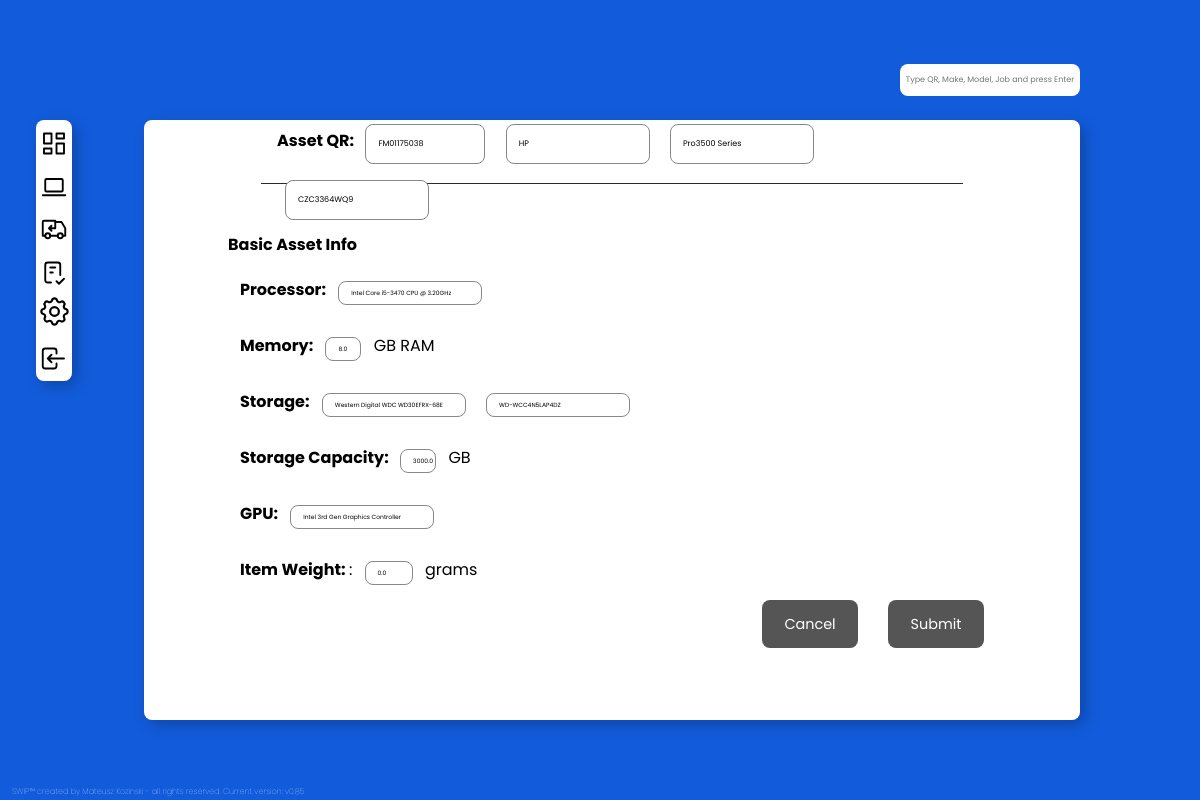
The page /updateasset/306/ on the database its author committed.
### SWIPapp/models.py (models this page shows, shortened)
class Asset(models.Model):
    Order_Number = models.ForeignKey(Order, on_delete=models.CASCADE, null=True, blank=True)
    Asset_QR = models.CharField(max_length=100, default='')
    Asset_QR_Img = models.ImageField (upload_to='SWIPapp\static\SWIPapp\images\qr_codes', blank=True, null=True)
    Type = models.CharField(max_length=100, default='', null=True, blank=True)
    Make = models.CharField(max_length=100, default='',null=True, blank=True)
    Model = models.CharField(max_length=100, default='',null=True, blank=True)
    Serial_Number = models.CharField(max_length=100, default='',null=True, blank=True)
    CPU = models.CharField(max_length=100, default='',null=True, blank=True)
    RAM = models.FloatField(null=True, blank=True)
    Storage = models.CharField(max_length=100, default='',null=True, blank=True)
    Storage_Serial_Number = models.CharField(max_length=100, default='',null=True, blank=True)
    Storage_Capacity = models.FloatField(null=True, blank=True)
    Storage_Type = models.CharField(max_length=100, default='',null=True, blank=True)
    GPU = models.CharField(max_length=100, default='',null=True, blank=True)
    Motherboard_Test = models.CharField(max_length=100, default='',null=True, blank=True)
    CPU_Test = models.CharField(max_length=100, default='',null=True, blank=True)
    RAM_Test = models.CharField(max_length=100, default='',null=True, blank=True)
    Wipe_Method = models.CharField(max_length=100, default='',null=True, blank=True)
    Wipe_Start_Time = models.CharField(max_length=100, default='',null=True, blank=True)
    Wipe_End_Time = models.CharField(max_length=100, default='',null=True, blank=True)
    Wipe_Result = models.CharField(max_length=100, default='',null=True, blank=True)
    Weight = models.FloatField(null=True, blank=True, default='0')
    Operating_System = models.CharField(max_length=100, default='Not Installed',null=True, blank=True)
    Screen_Size = models.CharField(max_length=10, default='N/A',null=True, blank=True)
    Screen_Resolution = models.CharField(max_length=10, default='N/A',null=True, blank=True)
    Ecommerce_Title = models.CharField(max_length=80, default='', null=True, blank=True)
    Ecommerce_Category = models.CharField(max_length=35, default='', null=True, blank=True)
    Ecommerce_Condition = models.CharField(max_length=20, default='', null=True, blank=True)
    Ecommerce_Condition_Description = models.CharField(max_length=1000, default='', null=True, blank=True)
    Ecommerce_Item_Description = models.TextField(max_length=20000, default='', null=True, blank=True)
    Ecommerce_Price = models.FloatField(null=True, blank=True, default='0')
    Ecommerce_SuitableFor = MultiSelectField(default='Casual Computing', choices=SuitableFor, max_length=150)
    Ecommerce_FormFactor = models.CharField(max_length=35, default='', null=True, blank=True)
    Ecommerce_Features = MultiSelectField(choices=Features, null=True, blank=True, max_length=150)
    Ecommerce_Connectivity = MultiSelectField(default='USB 2.0', choices=Connectivity, null=True, blank=True, max_length=150)
    Created = models.DateTimeField(auto_now_add=True, null=True) #this is currently broken - works on import but updating returns error if null=False for some reason
    Updated = models.DateTimeField(auto_now_add=True, null= True) #this is currently broken - works on import but updating returns error if null=False for some reason

### SWIPapp/views.py (the view)
# urls.py: path('updateasset/<str:id>/', views.updateasset, name="updateasset"),
def updateasset(request, id):
    asset = Asset.objects.get(id=id)
    form = CreateNewAsset(instance=asset)
    if request.method == 'POST':
        form = CreateNewAsset(request.POST, instance=asset)
        if form.is_valid:
            form.save()
            return HttpResponseRedirect("/asset/{id}/".format(id=id))
    context = {
        'asset':asset,
        'form':form}
    return render(request, 'SWIPapp/updateasset.html', context)

### SWIPapp/templates/SWIPapp/updateasset.html (shortened to what this page needs)
{% extends "SWIPapp/navbar.html" %}
{% load static %}
{%block content%}
<div class="assetinfo">
    <form method="POST" action =''>
    <div class='listtitle2'>
      <p class="topinfo"> <b>Asset QR: </b>{{form.Asset_QR}} {{form.Make}} {{form.Model}} {{form.Serial_Number}}</p>
<div class="assetinfoinner">
      <div class="assetspec2">
        <h5> Basic Asset Info </h5>
          <p>
          <b> Processor:</b> {{form.CPU}} </p>
          <p>
          <b> Memory:</b> {{form.RAM}} GB RAM </p>
          <p>
          <b> Storage:</b> {{form.Storage}} {{form.Storage_Serial_Number}}</p>
          <p><b> Storage Capacity: </b>{{form.Storage_Capacity}} GB</p>
          <p>
          <b> GPU:</b> {{form.GPU}} </p>
          <p><b>Item Weight: </b>: {{form.Weight}} grams </p>
       </div>
       <button class="submitbtn3", name="save">Submit</button>
       <a href="{{request.META.HTTP_REFERER}}"><button class='cancelbtn2'>Cancel</button></a>
    </form>
</div>
{% endblock %}

### SWIPapp/static/main3.css (style rules this page uses)
* { padding:0; margin:0; font-family: "Poppins", sans-serif; box-sizing: border-box; }
body { background: rgba(18,92,219,1); display: grid; place-content:center; min-height:100vh; min-width: 100vh; }
.listtitle2 { display: flex; justify-content: left; margin-left: 1vw; margin-left: auto; margin-right: auto; align-items: center; height: 8vh; width: 75%; border-bottom:#282A32 solid 0.05vh; z-index: 1000; }
.submitbtn3 { position: absolute; bottom:4vh; right:5.5vw; height: 6vh; width: 8vw; background: #555; text-decoration: none; font-size: 1.8vh; color: white; border-radius: 1vh; border: none; transition: 0.4s; }
.cancelbtn2 { position: absolute; bottom:4vh; right:16vw; height: 6vh; width: 8vw; background: #555; text-decoration: none; font-size: 1.8vh; color: white; border-radius: 1vh; border: none; transition: 0.4s; }
.assetinfo { position: fixed; left: 12vw; width:78vw; height: 75vh; top:15vh; background-color: white; box-shadow: 5px 5px 15px 0px rgba(0,0,0,0.24); border-radius: 1vh; }
.assetinfoinner { position: fixed; margin-left: auto; margin-right: auto; right: 0; left:0; width:75vw; height: 60vh; top:25vh; overflow-y: hidden; }
p.topinfo { font-size: 2vh; color:black; text-align: left; margin-left: 2vh; margin-top: 5vh; }
.assetspec2 { position: absolute; left:5vw; top:3vh; width: 80%; height:fit-content; min-height: 50vh; text-align: left; }
.assetspec2 h5 { margin-top: 1vh; margin-left: 1.5vw; font-size:2vh; }
.assetspec2 p { margin-top: 2vh; margin-left: 2.5vw; display: block; }
.assetqr { text-align: left; background-color: white; font-size: 1vh; border-radius: 1vh; height: 5vh; width: 10vw; border-style: solid; border-color:#888; border-width: 0.1ch; margin: 1vh; text-align: left; text-indent: 1vw; }
.assetmake { text-align: left; background-color: white; font-size: 1vh; border-radius: 1vh; height: 5vh; width: 12vw; border-style: solid; border-color:#888; border-width: 0.1ch; margin: 1vh; text-align: left; text-indent: 1vw; }
.assetmodel { text-align: left; background-color: white; font-size: 1vh; border-radius: 1vh; height: 5vh; width: 12vw; border-style: solid; border-color:#888; border-width: 0.1ch; margin: 1vh; text-align: left; text-indent: 1vw; }
.assetserial { text-align: left; background-color: white; font-size: 1vh; border-radius: 1vh; height: 5vh; width: 12vw; border-style: solid; border-color:#888; border-width: 0.1ch; margin: 1vh; text-align: left; text-indent: 1vw; }
.assetcpu { text-align: left; background-color: white; font-size: 0.75vh; border-radius: 1vh; height: 3vh; width: 12vw; border-style: solid; border-color:#888; border-width: 0.1ch; margin: 1vh; text-align: left; text-indent: 1vw; }
.assetram { text-align: left; background-color: white; font-size: 0.75vh; border-radius: 1vh; height: 3vh; width: 3vw; border-style: solid; border-color:#888; border-width: 0.1ch; margin: 1vh; text-align: left; text-indent: 1vw; }
.assetstorage { text-align: left; background-color: white; font-size: 0.75vh; border-radius: 1vh; height: 3vh; width: 12vw; border-style: solid; border-color:#888; border-width: 0.1ch; margin: 1vh; text-align: left; text-indent: 1vw; }
.assetstorageserial { text-align: left; background-color: white; font-size: 0.75vh; border-radius: 1vh; height: 3vh; width: 12vw; border-style: solid; border-color:#888; border-width: 0.1ch; margin: 1vh; text-align: left; text-indent: 1vw; }
.assetstoragecap { text-align: left; background-color: white; font-size: 0.75vh; border-radius: 1vh; height: 3vh; width: 3vw; border-style: solid; border-color:#888; border-width: 0.1ch; margin: 1vh; text-align: left; text-indent: 1vw; }
.assetweight { text-align: left; background-color: white; font-size: 0.75vh; border-radius: 1vh; height: 3vh; width: 4vw; border-style: solid; border-color:#888; border-width: 0.1ch; margin: 1vh; text-align: left; text-indent: 1vw; }
.assetgpu { text-align: left; background-color: white; font-size: 0.75vh; border-radius: 1vh; height: 3vh; width: 12vw; border-style: solid; border-color:#888; border-width: 0.1ch; margin: 1vh; text-align: left; text-indent: 1vw; }

### rows shown on the page
Asset: Asset_QR "FM01175038", Make "HP", Model "Pro3500 Series", Serial_Number "CZC3364WQ9", CPU "Intel Core i5-3470 CPU @ 3.20GHz", RAM "8.0", Storage "Western Digital WDC WD30EFRX-68E", Storage_Serial_Number "WD-WCC4N5LAP4DZ", Storage_Capacity "3000.0", GPU "Intel 3rd Gen Graphics Controller", Weight "0.0"
